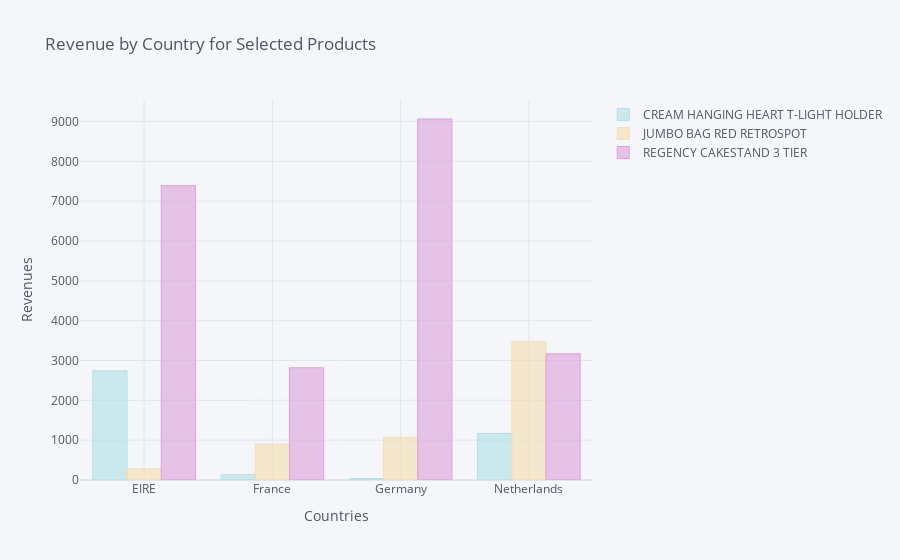

The cell this chart's notebook holds for it:
### Markdown cell above
## 5. Create an interactive side-by-side bar chart showing the revenue by country listed below (bars) for each of the products listed below.

### Code cell
product_list = ['JUMBO BAG RED RETROSPOT',
                'CREAM HANGING HEART T-LIGHT HOLDER',
                'REGENCY CAKESTAND 3 TIER']
country_list = ['EIRE', 'Germany', 'France', 'Netherlands']

rev = retail[retail['Description'].isin(product_list) & retail['Country'].isin(country_list)]

rev = rev.pivot_table( values = 'Revenue', columns = 'Description', index = 'Country', aggfunc = 'sum').reset_index()

rev.iplot(
    kind='bar',
    x='Country',
    title='Revenue by Country for Selected Products',
    xTitle='Countries',
    yTitle='Revenues',
    colors=['powderblue', 'wheat', 'plum'])

### Figure 1 — Plotly figure (JSON) as saved in the notebook; plotly's stock layout.template omitted (floating-point values rounded to 4 significant figures)
{"data": [{"marker": {"color": "rgba(176, 224, 230, 0.6)", "line": {"color": "rgba(176, 224, 230, 1.0)", "width": 1}}, "name": "CREAM HANGING HEART T-LIGHT HOLDER", "orientation": "v", "text": "", "type": "bar", "x": ["EIRE", "France", "Germany", "Netherlands"], "y": [2741.0, 131.8, 35.4, 1167]}, {"marker": {"color": "rgba(245, 222, 179, 0.6)", "line": {"color": "rgba(245, 222, 179, 1.0)", "width": 1}}, "name": "JUMBO BAG RED RETROSPOT", "orientation": "v", "text": "", "type": "bar", "x": ["EIRE", "France", "Germany", "Netherlands"], "y": [278.7, 903.4, 1073.0, 3468]}, {"marker": {"color": "rgba(221, 160, 221, 0.6)", "line": {"color": "rgba(221, 160, 221, 1.0)", "width": 1}}, "name": "REGENCY CAKESTAND 3 TIER", "orientation": "v", "text": "", "type": "bar", "x": ["EIRE", "France", "Germany", "Netherlands"], "y": [7389.0, 2817.0, 9062.0, 3166.0]}], "layout": {"legend": {"bgcolor": "#F5F6F9", "font": {"color": "#4D5663"}}, "paper_bgcolor": "#F5F6F9", "plot_bgcolor": "#F5F6F9", "title": {"font": {"color": "#4D5663"}, "text": "Revenue by Country for Selected Products"}, "xaxis": {"gridcolor": "#E1E5ED", "showgrid": true, "tickfont": {"color": "#4D5663"}, "title": {"font": {"color": "#4D5663"}, "text": "Countries"}, "zerolinecolor": "#E1E5ED"}, "yaxis": {"gridcolor": "#E1E5ED", "showgrid": true, "tickfont": {"color": "#4D5663"}, "title": {"font": {"color": "#4D5663"}, "text": "Revenues"}, "zerolinecolor": "#E1E5ED"}}}
